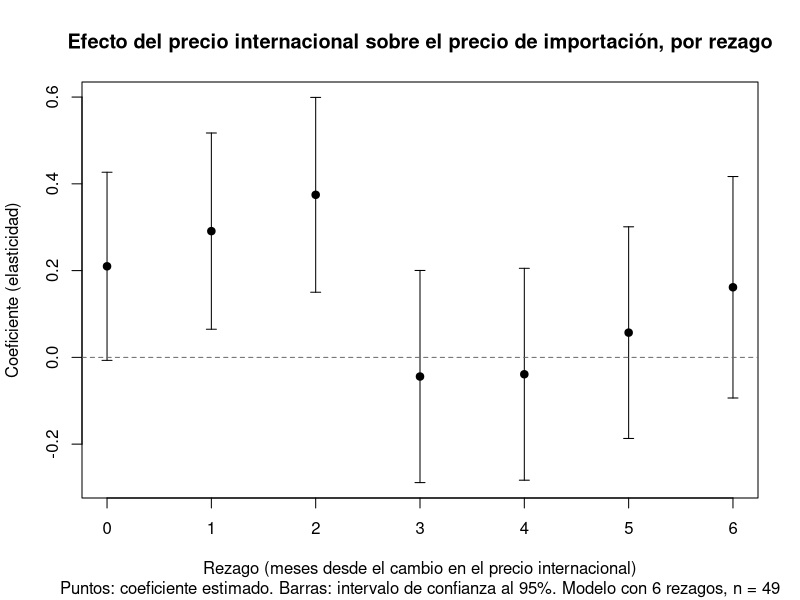
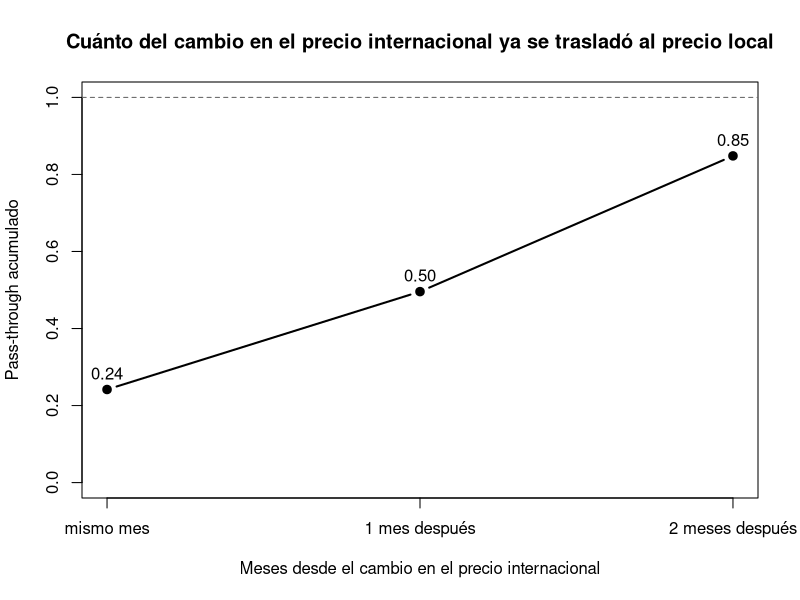

The R source for these figures, in order: (Note: this script raises an error after producing the figures.)
# ============================================================
# PASO 5 (generar información) — Modelo final de pass-through
#
# Responde las tres preguntas que pidió la profesora el 29/9:
#   A. ¿Hasta qué rezago dura el efecto del precio internacional?
#   B. ¿Cambian las conclusiones si se sacan los meses atípicos?
#   C. ¿El modelo está bien especificado? (AIC/BIC, residuos,
#      autocorrelación) y ¿aportan algo las variables de energía
#      y el tipo de cambio?
#
# Parte del modelo en variaciones porcentuales del script 10:
#   dlog_uy_t = a + b0*dlog_int_t + b1*dlog_int_{t-1} + ... + e_t
# donde dlog = diferencia de logaritmos = variación % mensual, y
# el pass-through acumulado es la suma de los b.
#
# Entrada: Datos/procesados/base_mensual_urea.csv
# Salida:  figuras/11a a 11d
#
# Escrito solo con R base (sin readr/dplyr/ggplot2) para que corra
# en cualquier computadora del grupo. Hay que tener el proyecto
# abierto (.Rproj) para que las rutas relativas funcionen.
# ============================================================

base <- read.csv("Datos/procesados/base_mensual_urea.csv", stringsAsFactors = FALSE)
base$periodo <- as.Date(base$periodo)
base <- base[order(base$periodo), ]
dir.create("figuras", showWarnings = FALSE)

# ---- 0. Variaciones porcentuales y rezagos (igual que en 07 y 10) -------
rezago <- function(x, k) c(rep(NA, k), head(x, -k))

base$dlog_uy  <- c(NA, diff(log(base$precio_import_usd_mt)))
base$dlog_int <- c(NA, diff(log(base$urea_int_usd_mt)))
for (k in 1:6) base[[paste0("dlog_int_lag", k)]] <- rezago(base$dlog_int, k)

# Variaciones de las otras X (para la sección C3)
base$dlog_gas   <- c(NA, diff(log(base$gas_hh_eia_usd_mmbtu)))
base$dlog_brent <- c(NA, diff(log(base$brent_usd_bbl)))
base$dlog_tc    <- c(NA, diff(log(base$tc_venta_uyu)))

# ============================================================
# A. ¿HASTA QUÉ REZAGO DURA EL EFECTO?
# ============================================================
# Estimamos 7 modelos, con 0 a 6 rezagos, todos sobre la MISMA muestra
# (los 49 meses que tienen los 6 rezagos disponibles), para que el
# AIC/BIC y los R² sean comparables entre sí.

base_6 <- base[complete.cases(base[, c("dlog_uy", paste0("dlog_int_lag", 1:6))]), ]
nrow(base_6)   # esperado: 49

modelos <- list()
tabla_A <- data.frame()
for (p in 0:6) {
  xs <- c("dlog_int", if (p > 0) paste0("dlog_int_lag", 1:p))
  f  <- as.formula(paste("dlog_uy ~", paste(xs, collapse = " + ")))
  m  <- lm(f, data = base_6)
  modelos[[p + 1]] <- m
  s  <- summary(m)
  ultimo <- tail(xs, 1)
  tabla_A <- rbind(tabla_A, data.frame(
    rezagos          = p,
    coef_ultimo      = round(coef(m)[ultimo], 3),
    p_ultimo         = round(s$coefficients[ultimo, 4], 4),
    pass_through     = round(sum(coef(m)[xs]), 3),
    R2_ajustado      = round(s$adj.r.squared, 3),
    AIC              = round(AIC(m), 1),
    BIC              = round(BIC(m), 1)
  ))
}
rownames(tabla_A) <- NULL
tabla_A

# Lectura (valores esperados):
#  rezagos coef_ultimo p_ultimo pass_through R2_aj    AIC    BIC
#     0       0.287     0.016      0.287     0.098   -72.8  -67.1
#     1       0.418     0.0003     0.563     0.313   -85.2  -77.6
#     2       0.331     0.0016     0.831     0.438   -94.1  -84.7
#     3      -0.048     0.68       0.781     0.428   -92.3  -81.0
#     4      -0.028     0.81       0.752     0.415   -90.4  -77.2
#     5       0.083     0.50       0.850     0.408   -88.9  -73.8
#     6       0.162     0.21       1.011     0.417   -88.9  -71.8
#
# * Los rezagos 0, 1 y 2 son significativos. Del rezago 3 en adelante
#   ningún coeficiente es distinto de cero (p entre 0,21 y 0,81), y el
#   pass-through acumulado deja de crecer.
# * El AIC y el BIC son mínimos con 2 rezagos: agregar más rezagos no
#   mejora el modelo, solo le suma ruido.
# * Respuesta: el efecto del precio internacional se reparte entre el
#   mes del cambio y los dos siguientes, y al tercer mes ya terminó.

# Figura 11a: coeficiente de cada rezago en el modelo con 6 rezagos,
# con su intervalo de confianza al 95%
m6 <- modelos[[7]]
ci <- confint(m6)[-1, ]
est <- coef(m6)[-1]
png("figuras/11a_coeficientes_por_rezago.png", width = 900, height = 550)
plot(0:6, est, pch = 19, ylim = range(c(ci, 0)), xaxt = "n",
     xlab = "Rezago (meses desde el cambio en el precio internacional)",
     ylab = "Coeficiente (elasticidad)",
     main = "Efecto del precio internacional sobre el precio de importación, por rezago",
     sub  = "Puntos: coeficiente estimado. Barras: intervalo de confianza al 95%. Modelo con 6 rezagos, n = 49")
axis(1, at = 0:6)
arrows(0:6, ci[, 1], 0:6, ci[, 2], angle = 90, code = 3, length = 0.05)
abline(h = 0, lty = 2, col = "grey40")
dev.off()

# ============================================================
# B. MODELO FINAL: 2 REZAGOS (el mismo "modelo 3" del script 10)
# ============================================================
# Se reestima sobre la muestra del script 10 (52 meses, los que tienen
# hasta 3 rezagos) para que los números coincidan con los ya informados.

base_f <- base[complete.cases(base[, c("dlog_uy", paste0("dlog_int_lag", 1:3))]), ]
nrow(base_f)   # esperado: 52

modelo_final <- lm(dlog_uy ~ dlog_int + dlog_int_lag1 + dlog_int_lag2, data = base_f)
summary(modelo_final)

# Pass-through acumulado = b0 + b1 + b2, con su intervalo de confianza.
# (La varianza de una suma de coeficientes sale de la matriz de
# varianzas-covarianzas del modelo.)
pass_through <- function(m, vars) {
  b  <- coef(m)[vars]
  V  <- vcov(m)[vars, vars]
  pt <- sum(b)
  se <- sqrt(sum(V))
  c(pass_through = round(pt, 3),
    IC_inf = round(pt - 1.96 * se, 3),
    IC_sup = round(pt + 1.96 * se, 3))
}
vars_f <- c("dlog_int", "dlog_int_lag1", "dlog_int_lag2")
pass_through(modelo_final, vars_f)

# Lectura (valores esperados):
#   b0 = 0,24 (p = 0,010), b1 = 0,25 (p = 0,010), b2 = 0,35 (p = 0,0003)
#   R² = 0,49 ; pass-through acumulado = 0,85, IC 95% [0,60 ; 1,10]
#
# * Un aumento de 1% en el precio internacional se traslada, en total,
#   en un 0,85% al precio de importación: 0,24 puntos el mismo mes,
#   0,25 al mes siguiente y 0,35 dos meses después.
# * El intervalo de confianza incluye el 1: con estos datos no se puede
#   descartar que la transmisión sea completa (100%). Lo que sí se puede
#   afirmar es que es alta (claramente mayor que 0,5) y que tarda tres
#   meses en completarse.

# Figura 11b: pass-through acumulado mes a mes
acum <- cumsum(coef(modelo_final)[vars_f])
png("figuras/11b_pass_through_acumulado.png", width = 800, height = 500)
plot(0:2, acum, type = "b", pch = 19, lwd = 2, ylim = c(0, 1), xaxt = "n",
     xlab = "Meses desde el cambio en el precio internacional",
     ylab = "Pass-through acumulado",
     main = "Cuánto del cambio en el precio internacional ya se trasladó al precio local")
axis(1, at = 0:2, labels = c("mismo mes", "1 mes después", "2 meses después"))
abline(h = 1, lty = 2, col = "grey40")
text(0:2, acum, labels = sprintf("%.2f", acum), pos = 3)
dev.off()

# ============================================================
# C1. ROBUSTEZ: EL MODELO FINAL SIN LOS MESES ATÍPICOS
# ============================================================
# Los 3 meses de bajo volumen (ene-22, mar-25, ene-26) tienen un precio
# unitario ruidoso. Como dlog_uy compara cada mes con el anterior, un
# precio raro contamina DOS variaciones: la de ese mes y la del
# siguiente. Por eso se sacan ambas.

meses_raros <- base$periodo[base$flag_bajo_volumen == TRUE]
mes_siguiente <- as.Date(sapply(meses_raros, function(d) seq(d, by = "month", length.out = 2)[2]))
excluir <- c(meses_raros, mes_siguiente)
format(excluir, "%Y-%m")

base_sin <- base_f[!(base_f$periodo %in% excluir), ]
nrow(base_sin)   # esperado: 48 (ene-22 y feb-22 ya no estaban en base_f)

modelo_sin <- lm(dlog_uy ~ dlog_int + dlog_int_lag1 + dlog_int_lag2, data = base_sin)
summary(modelo_sin)

comparacion <- data.frame(
  con_atipicos = round(coef(modelo_final), 3),
  sin_atipicos = round(coef(modelo_sin), 3)
)
comparacion
rbind(con = pass_through(modelo_final, vars_f),
      sin = pass_through(modelo_sin, vars_f))
c(R2_con = round(summary(modelo_final)$r.squared, 3),
  R2_sin = round(summary(modelo_sin)$r.squared, 3))

# Lectura (valores esperados):
#   con atípicos: 0,24 / 0,25 / 0,35 -> PT 0,85, R² 0,49
#   sin atípicos: 0,24 / 0,31 / 0,32 -> PT 0,87, R² 0,71
# * Los coeficientes casi no cambian y el pass-through pasa de 0,85 a
#   0,87. Las conclusiones no dependen de esos meses.
# * El R² salta de 0,49 a 0,71: los meses de bajo volumen son la
#   principal fuente de ruido del modelo, pero no sesgan el resultado.
# * El IC del pass-through sin atípicos es [0,70 ; 1,04]: más angosto.

# ============================================================
# C2. DIAGNÓSTICO DEL MODELO FINAL
# ============================================================

# (a) Autocorrelación de los residuos. Si quedara autocorrelación, el
#     modelo estaría dejando dinámica afuera. Test de Ljung-Box con 6
#     rezagos: p > 0,05 significa que NO se detecta autocorrelación.
Box.test(resid(modelo_final), lag = 6, type = "Ljung-Box")
# esperado: p ≈ 0,11 -> no se rechaza; los residuos no muestran
# autocorrelación significativa. Compárese con el modelo en niveles
# del script 06, donde la autocorrelación era evidente.

png("figuras/11c_diagnostico_residuos.png", width = 1000, height = 450)
par(mfrow = c(1, 2))
acf(resid(modelo_final), main = "Autocorrelación de los residuos (modelo final)")
qqnorm(resid(modelo_final), main = "Residuos vs. distribución normal"); qqline(resid(modelo_final))
dev.off()
par(mfrow = c(1, 1))

# (b) Normalidad de los residuos
shapiro.test(resid(modelo_final))
# esperado: p < 0,001 -> los residuos no son normales. Se ve en el
# gráfico Q-Q: unas pocas observaciones muy alejadas (los meses de bajo
# volumen). No invalida los coeficientes (la estimación por mínimos
# cuadrados no necesita normalidad para ser insesgada), pero es otra
# razón para mostrar la versión sin atípicos.

# (c) Residuos en el tiempo
base_f$residuo <- resid(modelo_final)
base_f[abs(base_f$residuo) > 2 * sd(base_f$residuo), c("periodo", "toneladas", "residuo")]
# esperado: solo dos residuos superan 2 desvíos, ene-2026 (+0,31) y
# feb-2026 (-0,31): el mes de menor volumen de toda la serie (48 ton) y
# el siguiente. Es exactamente el patrón de "un precio raro contamina dos
# variaciones" descrito en C1.

# ============================================================
# C3. ¿APORTAN ALGO EL GAS, EL BRENT Y EL TIPO DE CAMBIO?
# ============================================================
# Se agregan las variaciones porcentuales de las otras X al modelo final.

modelo_ampliado <- lm(dlog_uy ~ dlog_int + dlog_int_lag1 + dlog_int_lag2
                      + dlog_gas + dlog_brent + dlog_tc, data = base_f)
summary(modelo_ampliado)
pass_through(modelo_ampliado, vars_f)
c(AIC_final = round(AIC(modelo_final), 1), AIC_ampliado = round(AIC(modelo_ampliado), 1))

# Lectura (valores esperados):
# * Gas Henry Hub: 0,19 (p = 0,0002). Sí aporta: una suba de 1% en el gas
#   se asocia a 0,19% más en el precio de importación, además de lo que
#   ya explica la urea internacional.
# * Brent: 0,23 (p = 0,13) y tipo de cambio: -0,55 (p = 0,43). No son
#   significativos: no agregan información.
# * Los rezagos 1 y 2 de la urea internacional se mantienen (0,30 y 0,29);
#   el contemporáneo baja a 0,16 y pierde significación (p = 0,11) porque
#   parte de su efecto lo absorbe el gas del mismo mes. PT 0,75
#   [0,50 ; 1,00]. El AIC mejora (-102,8 -> -114,5) por el gas.
# * Conclusión: el modelo final se queda con los 2 rezagos de la urea
#   internacional. El gas es un complemento válido para explicar el
#   precio local, pero no cambia la medición del pass-through, que es la
#   pregunta del trabajo. Brent y tipo de cambio quedan afuera.

# ============================================================
# D. FIGURA: OBSERVADO VS. AJUSTADO
# ============================================================
png("figuras/11d_observado_vs_ajustado.png", width = 1000, height = 500)
plot(base_f$periodo, base_f$dlog_uy * 100, type = "l", lwd = 2, col = "grey30",
     xlab = "", ylab = "Variación mensual del precio de importación (%)",
     main = "Variación observada vs. explicada por el modelo final")
lines(base_f$periodo, fitted(modelo_final) * 100, lwd = 2, col = "firebrick")
abline(h = 0, lty = 3)
legend("topright", legend = c("Observada", "Ajustada por el modelo"),
       col = c("grey30", "firebrick"), lwd = 2, bty = "n")
dev.off()

# ============================================================
# RESUMEN PARA EL INFORME
# ============================================================
# 1. ¿Cuánto se transmite?  0,85 (IC 95%: 0,60 a 1,10). Transmisión alta;
#    no se puede descartar que sea completa.
# 2. ¿Cuánto demora?  Se reparte en tres meses: 0,24 el mismo mes, 0,25
#    al mes siguiente y 0,35 dos meses después. Del tercer mes en
#    adelante no hay efecto.
# 3. ¿Es robusto?  Sin los meses atípicos: 0,87. Sin autocorrelación en
#    los residuos. El modelo con 2 rezagos es el mejor por AIC y BIC.
# 4. ¿Otras variables?  El gas natural aporta (0,19); Brent y tipo de
#    cambio no.
